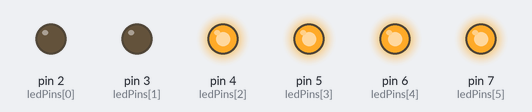
Recording of a sketch running on a simulated Arduino Uno, built with avr-gcc and run on an emulated ATmega328P. Parts: output pins drawn as LEDs (lit = HIGH).

Above: at 0.04 s.
At 0.36 s:
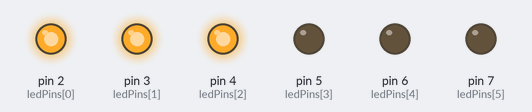
At 0.68 s:
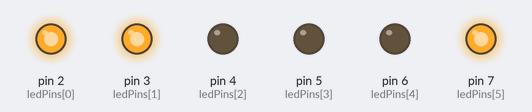
At 1.4 s:
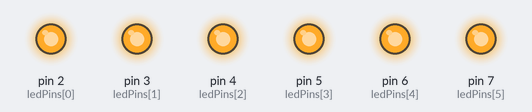
At 2.76 s:
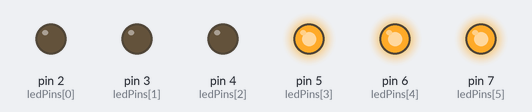
At 4.32 s:
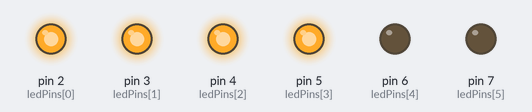
Timing chart, 0 to 4.6 s (numbered marks = the images above):
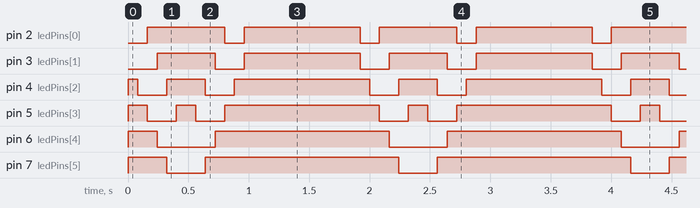

The sketch:

Chenillar_K3000.ino
```cpp
/*
 * Chenillard pour Leds branchées sur Pin 2 -> 13 (12 leds)
 */

 int NbrLed = 6; // nbre de Leds dans le tableau
 int ledPins[] = { 2,3,4,5,6,7 };  // Tableau contenant les Pins pour les leds

 int NbrLed_2 = 6;
 int ledPins_2[] = { 8,9,10,11,12,13 };  // Tableau contenant les Pins pour les leds
 int interval = 80; // // Interval entre deux actions LEDS, 100 ms

 void setup(){
   // Activer les pins pour les leds en sortie
   for( int i=0; i<NbrLed; i++ )
     pinMode( ledPins[i], OUTPUT );
 }

 void loop(){
   K2000();
   K3000();
 }


 // Allume et éteind les leds à la façon K2000
 // Un aller retour complet
 void K2000(){
   for( int i=0; i<NbrLed; i++) {
      // Allume uniquement la led, la précédente et la suivante
      // éteind toutes les autres.
      for( int iBrowser=0; iBrowser<NbrLed; iBrowser++ )
        if( iBrowser==(i-1) || iBrowser==(i+1) || iBrowser==i )
          digitalWrite( ledPins[iBrowser], LOW );
        else
          digitalWrite( ledPins[iBrowser], HIGH );
      delay( interval );
   }

   for( int i=NbrLed-1; i>=0; i--) {
      // Allume uniquement la led, la précédente et la suivante
      // éteind toutes les autres.
      for( int iBrowser=0; iBrowser<NbrLed; iBrowser++ )
        if( iBrowser==(i-1) || iBrowser==(i+1) || iBrowser==i )
          digitalWrite( ledPins[iBrowser], LOW );
        else
          digitalWrite( ledPins[iBrowser], HIGH );
      delay( interval );
   }

   // eteind les deux dernières led
   digitalWrite( ledPins[0], HIGH );
   digitalWrite( ledPins[1], HIGH );
}

// Allume et éteind les leds à la façon K2000
 // Un aller retour complet
 void K3000(){
   for( int i=0; i<NbrLed_2; i++) {
      // Allume uniquement la led, la précédente et la suivante
      // éteind toutes les autres.
      for( int iBrowser=0; iBrowser<NbrLed_2; iBrowser++ )
        if( iBrowser==(i-1) || iBrowser==(i+1) || iBrowser==i )
          digitalWrite( ledPins_2[iBrowser], LOW );
        else
          digitalWrite( ledPins_2[iBrowser], HIGH );
      delay( interval );
   }

   for( int i=NbrLed_2-1; i>=0; i--) {
      // Allume uniquement la led, la précédente et la suivante
      // éteind toutes les autres.
      for( int iBrowser=0; iBrowser<NbrLed_2; iBrowser++ )
        if( iBrowser==(i-1) || iBrowser==(i+1) || iBrowser==i )
          digitalWrite( ledPins_2[iBrowser], LOW );
        else
          digitalWrite( ledPins_2[iBrowser], HIGH );
      delay( interval );
   }

   // eteind les deux dernières led
   digitalWrite( ledPins[0], HIGH );
   digitalWrite( ledPins[1], HIGH );
}
```

Measured:
- by itself, pin 2 (ledPins[0]): repeats every 1.9 s: LOW 0.16 s, HIGH 0.96 s, LOW 0.16 s, HIGH 0.64 s
- by itself, pin 3 (ledPins[1]): repeats every 1.9 s: LOW 0.24 s, HIGH 0.96 s, LOW 0.24 s, HIGH 0.48 s
- by itself, pin 4 (ledPins[2]): repeats every 1.9 s: LOW 0.24 s, HIGH 0.32 s, LOW 0.24 s, HIGH 1.1 s
- by itself, pin 5 (ledPins[3]): repeats every 1.9 s: LOW 0.24 s, HIGH 0.16 s, LOW 0.24 s, HIGH 1.3 s
- by itself, pin 6 (ledPins[4]): repeats every 1.9 s: LOW 0.48 s, HIGH 1.4 s
- by itself, pin 7 (ledPins[5]): repeats every 1.9 s: LOW 0.32 s, HIGH 1.6 s
